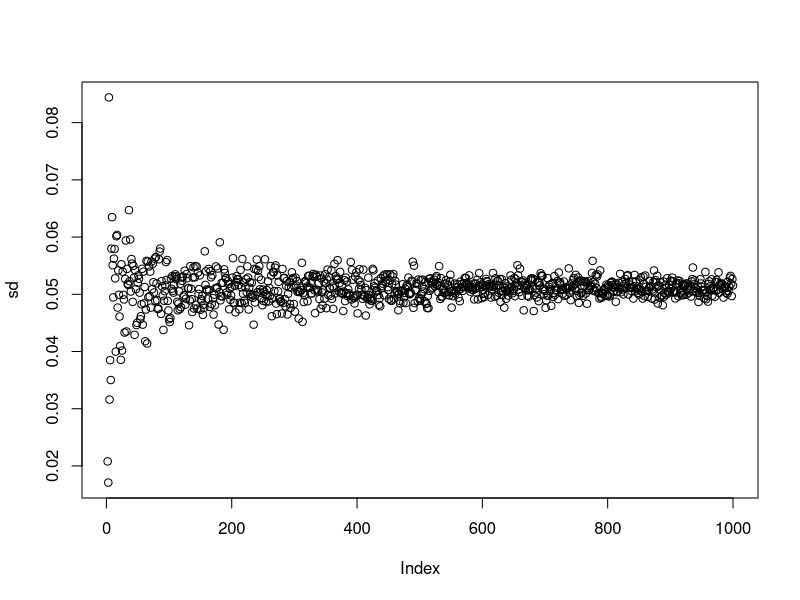
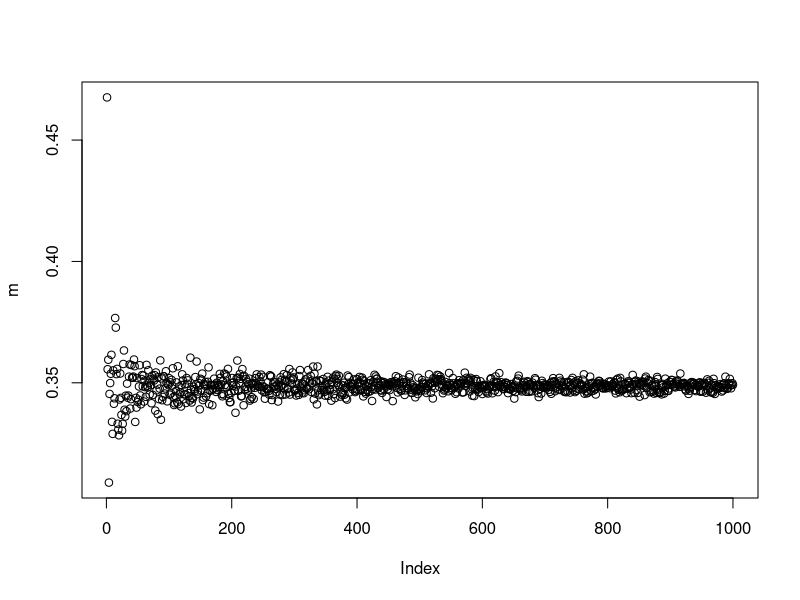
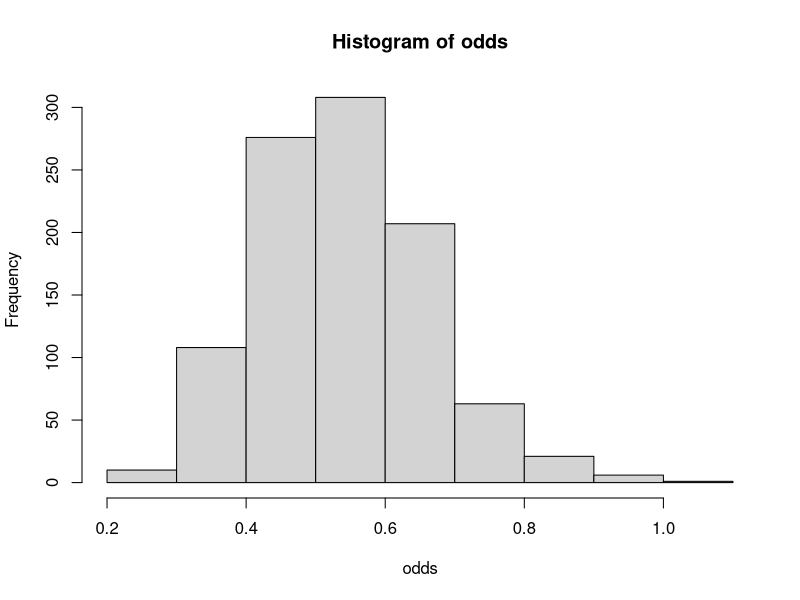
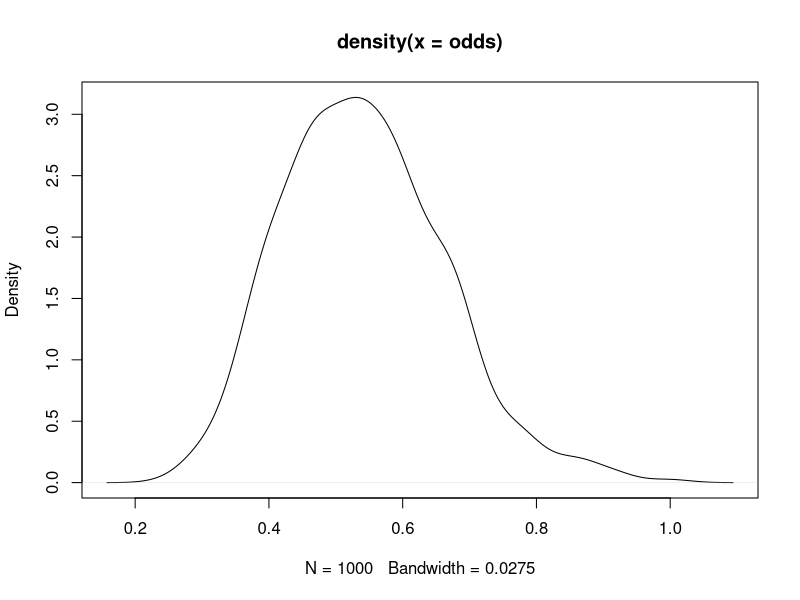

The R script that drew these images, in order:
s = 22
n = 70
f = n -s
a = 8
b = 8

## A
draws = 1000
sd = c()
m = c()
for(i in 1:draws)
{
  res = rbeta(i, a + s, b + f)
  sd[i] = sd(res)
  m[i] = mean(res)
}

plot(sd)
plot(m)
mean_real = (a+s) / ((a+s)+(b+f))
print(mean_real) # Converges
alpha = a + s
beta = b + f
sd_real = sqrt((alpha * beta) / (((alpha + beta)^2) * (alpha + beta + 1) ))
print(sd_real) # Convverges

## B
drawed_posterior = rbeta(draws, a+s, b+f)
over = 0
under = 0
for (val in drawed_posterior){
  if (val > 0.3)
  {
    over = over + 1
  }
  else
  {
    under = under + 1
  }
} 

prob_over = over / (over + under)
prob_beta = pbeta(0.3, s + a, f+b)


# C
odds = drawed_posterior / (1-drawed_posterior)
hist(odds)
plot(density(odds))
